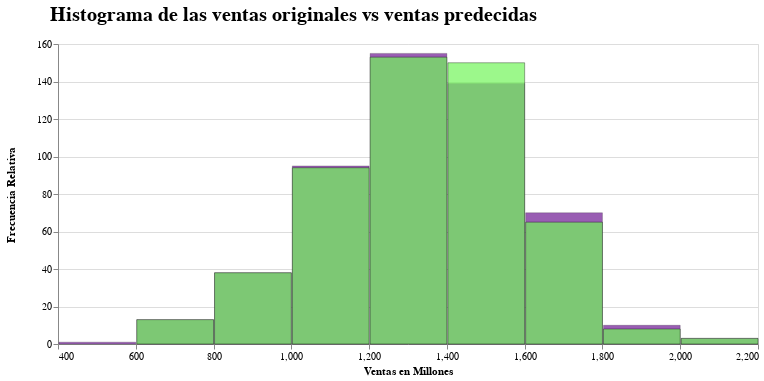

Source (notebook cell):
### Code cell
(sales_original_chart+sales_pred_chart).properties(
    title='Histograma de las ventas originales vs ventas predecidas',
    width=700
).configure_title(
    fontSize = 20,
    anchor = 'start',
    dy = -10,
    dx = 45
)

### Figure 1 — Vega-Lite specification as saved in the notebook (floating-point values rounded to 4 significant figures; data arrays with more than 128 entries replaced by an {"elided": "..."} marker saying what was removed)
{"config": {"view": {"continuousWidth": 400, "continuousHeight": 300}, "title": {"anchor": "start", "dx": 45, "dy": -10, "fontSize": 20}}, "layer": [{"mark": {"type": "bar", "color": "#995DB3", "stroke": "#000000", "strokeOpacity": 0.2}, "encoding": {"x": {"bin": true, "field": "Sales", "title": "", "type": "quantitative"}, "y": {"aggregate": "count", "axis": {"titlePadding": 20}, "title": "", "type": "quantitative"}}}, {"mark": {"type": "bar", "color": "#73F65A", "opacity": 0.7, "stroke": "#000000", "strokeOpacity": 0.5}, "encoding": {"x": {"bin": true, "field": "Sales_pred", "title": "Ventas en Millones", "type": "quantitative"}, "y": {"aggregate": "count", "axis": {"titlePadding": 20}, "title": "Frecuencia Relativa", "type": "quantitative"}}}], "data": {"name": "data-479eca8005f61c491b00b10678fab9a0"}, "title": "Histograma de las ventas originales vs ventas predecidas", "width": 700, "$schema": "https://vega.github.io/schema/vega-lite/v4.17.0.json", "datasets": {"data-479eca8005f61c491b00b10678fab9a0": {"elided": "524 records"}}}
